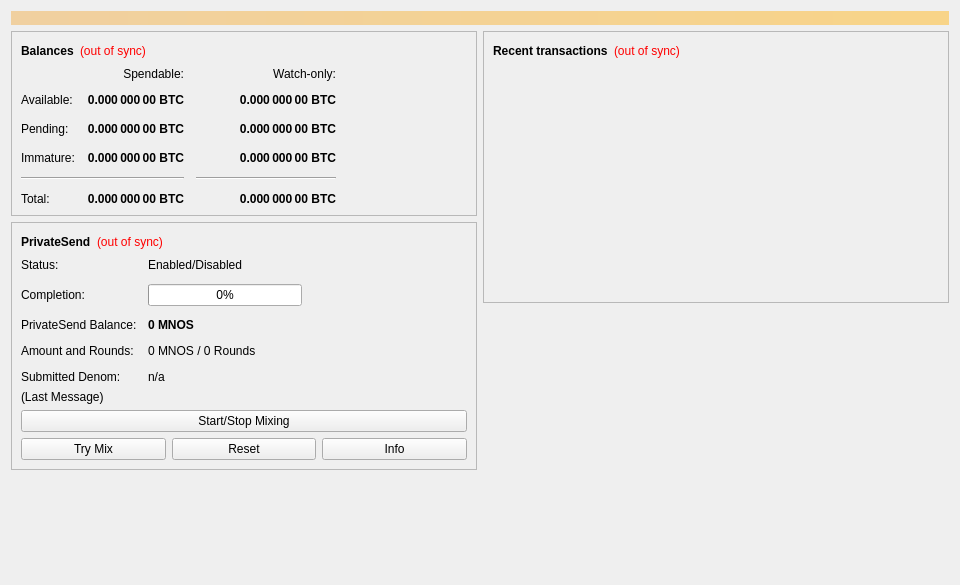
<?xml version="1.0" encoding="UTF-8"?>
<ui version="4.0">
 <class>OverviewPage</class>
 <widget class="QWidget" name="OverviewPage">
  <property name="geometry">
   <rect>
    <x>0</x>
    <y>0</y>
    <width>960</width>
    <height>585</height>
   </rect>
  </property>
  <property name="minimumSize">
   <size>
    <width>960</width>
    <height>0</height>
   </size>
  </property>
  <property name="windowTitle">
   <string>Form</string>
  </property>
  <layout class="QVBoxLayout" name="topLayout">
   <item>
    <widget class="QLabel" name="labelAlerts">
     <property name="visible">
      <bool>false</bool>
     </property>
     <property name="styleSheet">
      <string notr="true">QLabel { background-color: qlineargradient(x1: 0, y1: 0, x2: 1, y2: 0, stop:0 #F0D0A0, stop:1 #F8D488); color:#000000; }</string>
     </property>
     <property name="wordWrap">
      <bool>true</bool>
     </property>
     <property name="margin">
      <number>3</number>
     </property>
     <property name="textInteractionFlags">
      <set>Qt::TextSelectableByMouse</set>
     </property>
    </widget>
   </item>
   <item>
    <layout class="QHBoxLayout" name="horizontalLayout" stretch="1,1">
     <item>
      <layout class="QVBoxLayout" name="verticalLayout_2">
       <item>
        <widget class="QFrame" name="frame">
         <property name="frameShape">
          <enum>QFrame::StyledPanel</enum>
         </property>
         <property name="frameShadow">
          <enum>QFrame::Raised</enum>
         </property>
         <layout class="QVBoxLayout" name="verticalLayout_4">
          <item>
           <layout class="QHBoxLayout" name="horizontalLayout_4">
            <item>
             <widget class="QLabel" name="label_5">
              <property name="font">
               <font>
                <weight>75</weight>
                <bold>true</bold>
               </font>
              </property>
              <property name="text">
               <string>Balances</string>
              </property>
             </widget>
            </item>
            <item>
             <widget class="QLabel" name="labelWalletStatus">
              <property name="toolTip">
               <string>The displayed information may be out of date. Your wallet automatically synchronizes with the MNOS network after a connection is established, but this process has not completed yet.</string>
              </property>
              <property name="styleSheet">
               <string notr="true">QLabel { color: red; }</string>
              </property>
              <property name="text">
               <string notr="true">(out of sync)</string>
              </property>
              <property name="alignment">
               <set>Qt::AlignLeading|Qt::AlignLeft|Qt::AlignVCenter</set>
              </property>
             </widget>
            </item>
            <item>
             <spacer name="horizontalSpacer_3">
              <property name="orientation">
               <enum>Qt::Horizontal</enum>
              </property>
              <property name="sizeHint" stdset="0">
               <size>
                <width>40</width>
                <height>20</height>
               </size>
              </property>
             </spacer>
            </item>
           </layout>
          </item>
          <item>
           <layout class="QGridLayout" name="gridLayout">
            <property name="spacing">
             <number>12</number>
            </property>
            <item row="2" column="2">
             <widget class="QLabel" name="labelWatchPending">
              <property name="font">
               <font>
                <weight>75</weight>
                <bold>true</bold>
               </font>
              </property>
              <property name="cursor">
               <cursorShape>IBeamCursor</cursorShape>
              </property>
              <property name="toolTip">
               <string>Unconfirmed transactions to watch-only addresses</string>
              </property>
              <property name="text">
               <string notr="true">0.000 000 00 BTC</string>
              </property>
              <property name="alignment">
               <set>Qt::AlignRight|Qt::AlignTrailing|Qt::AlignVCenter</set>
              </property>
              <property name="textInteractionFlags">
               <set>Qt::LinksAccessibleByMouse|Qt::TextSelectableByKeyboard|Qt::TextSelectableByMouse</set>
              </property>
             </widget>
            </item>
            <item row="2" column="1">
             <widget class="QLabel" name="labelUnconfirmed">
              <property name="font">
               <font>
                <weight>75</weight>
                <bold>true</bold>
               </font>
              </property>
              <property name="cursor">
               <cursorShape>IBeamCursor</cursorShape>
              </property>
              <property name="toolTip">
               <string>Total of transactions that have yet to be confirmed, and do not yet count toward the spendable balance</string>
              </property>
              <property name="text">
               <string notr="true">0.000 000 00 BTC</string>
              </property>
              <property name="alignment">
               <set>Qt::AlignRight|Qt::AlignTrailing|Qt::AlignVCenter</set>
              </property>
              <property name="textInteractionFlags">
               <set>Qt::LinksAccessibleByMouse|Qt::TextSelectableByKeyboard|Qt::TextSelectableByMouse</set>
              </property>
             </widget>
            </item>
            <item row="3" column="2">
             <widget class="QLabel" name="labelWatchImmature">
              <property name="font">
               <font>
                <weight>75</weight>
                <bold>true</bold>
               </font>
              </property>
              <property name="cursor">
               <cursorShape>IBeamCursor</cursorShape>
              </property>
              <property name="toolTip">
               <string>Mined balance in watch-only addresses that has not yet matured</string>
              </property>
              <property name="text">
               <string notr="true">0.000 000 00 BTC</string>
              </property>
              <property name="alignment">
               <set>Qt::AlignRight|Qt::AlignTrailing|Qt::AlignVCenter</set>
              </property>
              <property name="textInteractionFlags">
               <set>Qt::LinksAccessibleByMouse|Qt::TextSelectableByKeyboard|Qt::TextSelectableByMouse</set>
              </property>
             </widget>
            </item>
            <item row="4" column="0" colspan="2">
             <widget class="Line" name="lineSpendableBalance">
              <property name="orientation">
               <enum>Qt::Horizontal</enum>
              </property>
             </widget>
            </item>
            <item row="4" column="2">
             <widget class="Line" name="lineWatchBalance">
              <property name="sizePolicy">
               <sizepolicy hsizetype="Preferred" vsizetype="Fixed">
                <horstretch>0</horstretch>
                <verstretch>0</verstretch>
               </sizepolicy>
              </property>
              <property name="minimumSize">
               <size>
                <width>140</width>
                <height>0</height>
               </size>
              </property>
              <property name="orientation">
               <enum>Qt::Horizontal</enum>
              </property>
             </widget>
            </item>
            <item row="5" column="0">
             <widget class="QLabel" name="labelTotalText">
              <property name="text">
               <string>Total:</string>
              </property>
             </widget>
            </item>
            <item row="3" column="1">
             <widget class="QLabel" name="labelImmature">
              <property name="font">
               <font>
                <weight>75</weight>
                <bold>true</bold>
               </font>
              </property>
              <property name="cursor">
               <cursorShape>IBeamCursor</cursorShape>
              </property>
              <property name="toolTip">
               <string>Mined balance that has not yet matured</string>
              </property>
              <property name="text">
               <string notr="true">0.000 000 00 BTC</string>
              </property>
              <property name="alignment">
               <set>Qt::AlignRight|Qt::AlignTrailing|Qt::AlignVCenter</set>
              </property>
              <property name="textInteractionFlags">
               <set>Qt::LinksAccessibleByMouse|Qt::TextSelectableByKeyboard|Qt::TextSelectableByMouse</set>
              </property>
             </widget>
            </item>
            <item row="2" column="3">
             <spacer name="horizontalSpacer_2">
              <property name="orientation">
               <enum>Qt::Horizontal</enum>
              </property>
              <property name="sizeHint" stdset="0">
               <size>
                <width>40</width>
                <height>20</height>
               </size>
              </property>
             </spacer>
            </item>
            <item row="3" column="0">
             <widget class="QLabel" name="labelImmatureText">
              <property name="text">
               <string>Immature:</string>
              </property>
             </widget>
            </item>
            <item row="5" column="1">
             <widget class="QLabel" name="labelTotal">
              <property name="font">
               <font>
                <weight>75</weight>
                <bold>true</bold>
               </font>
              </property>
              <property name="cursor">
               <cursorShape>IBeamCursor</cursorShape>
              </property>
              <property name="toolTip">
               <string>Your current total balance</string>
              </property>
              <property name="text">
               <string notr="true">0.000 000 00 BTC</string>
              </property>
              <property name="alignment">
               <set>Qt::AlignRight|Qt::AlignTrailing|Qt::AlignVCenter</set>
              </property>
              <property name="textInteractionFlags">
               <set>Qt::LinksAccessibleByMouse|Qt::TextSelectableByKeyboard|Qt::TextSelectableByMouse</set>
              </property>
             </widget>
            </item>
            <item row="5" column="2">
             <widget class="QLabel" name="labelWatchTotal">
              <property name="font">
               <font>
                <weight>75</weight>
                <bold>true</bold>
               </font>
              </property>
              <property name="cursor">
               <cursorShape>IBeamCursor</cursorShape>
              </property>
              <property name="toolTip">
               <string>Current total balance in watch-only addresses</string>
              </property>
              <property name="text">
               <string notr="true">0.000 000 00 BTC</string>
              </property>
              <property name="alignment">
               <set>Qt::AlignRight|Qt::AlignTrailing|Qt::AlignVCenter</set>
              </property>
              <property name="textInteractionFlags">
               <set>Qt::LinksAccessibleByMouse|Qt::TextSelectableByKeyboard|Qt::TextSelectableByMouse</set>
              </property>
             </widget>
            </item>
            <item row="0" column="2">
             <widget class="QLabel" name="labelWatchonly">
              <property name="text">
               <string>Watch-only:</string>
              </property>
              <property name="alignment">
               <set>Qt::AlignRight|Qt::AlignTrailing|Qt::AlignVCenter</set>
              </property>
             </widget>
            </item>
            <item row="1" column="0">
             <widget class="QLabel" name="labelBalanceText">
              <property name="text">
               <string>Available:</string>
              </property>
             </widget>
            </item>
            <item row="1" column="1">
             <widget class="QLabel" name="labelBalance">
              <property name="font">
               <font>
                <weight>75</weight>
                <bold>true</bold>
               </font>
              </property>
              <property name="cursor">
               <cursorShape>IBeamCursor</cursorShape>
              </property>
              <property name="toolTip">
               <string>Your current spendable balance</string>
              </property>
              <property name="text">
               <string notr="true">0.000 000 00 BTC</string>
              </property>
              <property name="alignment">
               <set>Qt::AlignRight|Qt::AlignTrailing|Qt::AlignVCenter</set>
              </property>
              <property name="textInteractionFlags">
               <set>Qt::LinksAccessibleByMouse|Qt::TextSelectableByKeyboard|Qt::TextSelectableByMouse</set>
              </property>
             </widget>
            </item>
            <item row="1" column="2">
             <widget class="QLabel" name="labelWatchAvailable">
              <property name="font">
               <font>
                <weight>75</weight>
                <bold>true</bold>
               </font>
              </property>
              <property name="cursor">
               <cursorShape>IBeamCursor</cursorShape>
              </property>
              <property name="toolTip">
               <string>Your current balance in watch-only addresses</string>
              </property>
              <property name="text">
               <string notr="true">0.000 000 00 BTC</string>
              </property>
              <property name="alignment">
               <set>Qt::AlignRight|Qt::AlignTrailing|Qt::AlignVCenter</set>
              </property>
              <property name="textInteractionFlags">
               <set>Qt::LinksAccessibleByMouse|Qt::TextSelectableByKeyboard|Qt::TextSelectableByMouse</set>
              </property>
             </widget>
            </item>
            <item row="2" column="0">
             <widget class="QLabel" name="labelPendingText">
              <property name="text">
               <string>Pending:</string>
              </property>
             </widget>
            </item>
            <item row="0" column="1">
             <widget class="QLabel" name="labelSpendable">
              <property name="text">
               <string>Spendable:</string>
              </property>
              <property name="alignment">
               <set>Qt::AlignRight|Qt::AlignTrailing|Qt::AlignVCenter</set>
              </property>
             </widget>
            </item>
           </layout>
          </item>
         </layout>
        </widget>
       </item>
       <item>
        <widget class="QFrame" name="framePrivateSend">
         <property name="layoutDirection">
          <enum>Qt::LeftToRight</enum>
         </property>
         <property name="frameShape">
          <enum>QFrame::StyledPanel</enum>
         </property>
         <property name="frameShadow">
          <enum>QFrame::Raised</enum>
         </property>
         <layout class="QVBoxLayout" name="VerticalLayout_PS1">
          <item>
           <layout class="QHBoxLayout" name="horizontalLayout_5">
            <item>
             <widget class="QLabel" name="labelPrivateSendHeader">
              <property name="font">
               <font>
                <weight>75</weight>
                <bold>true</bold>
               </font>
              </property>
              <property name="text">
               <string>PrivateSend</string>
              </property>
             </widget>
            </item>
            <item>
             <widget class="QLabel" name="labelPrivateSendSyncStatus">
              <property name="toolTip">
               <string>The displayed information may be out of date. Your wallet automatically synchronizes with the MNOS network after a connection is established, but this process has not completed yet.</string>
              </property>
              <property name="styleSheet">
               <string notr="true">QLabel { color: red; }</string>
              </property>
              <property name="text">
               <string notr="true">(out of sync)</string>
              </property>
              <property name="alignment">
               <set>Qt::AlignLeading|Qt::AlignLeft|Qt::AlignVCenter</set>
              </property>
             </widget>
            </item>
            <item>
             <spacer name="horizontalSpacer_4">
              <property name="orientation">
               <enum>Qt::Horizontal</enum>
              </property>
              <property name="sizeHint" stdset="0">
               <size>
                <width>40</width>
                <height>20</height>
               </size>
              </property>
             </spacer>
            </item>
           </layout>
          </item>
          <item>
           <layout class="QFormLayout" name="privateSendFormLayout">
            <property name="fieldGrowthPolicy">
             <enum>QFormLayout::AllNonFixedFieldsGrow</enum>
            </property>
            <property name="horizontalSpacing">
             <number>11</number>
            </property>
            <property name="verticalSpacing">
             <number>12</number>
            </property>
            <item row="0" column="0">
             <widget class="QLabel" name="labelPrivateSendEnabledText">
              <property name="text">
               <string>Status:</string>
              </property>
             </widget>
            </item>
            <item row="0" column="1">
             <widget class="QLabel" name="labelPrivateSendEnabled">
              <property name="text">
               <string>Enabled/Disabled</string>
              </property>
             </widget>
            </item>
            <item row="1" column="0">
             <widget class="QLabel" name="labelCompletitionText">
              <property name="text">
               <string>Completion:</string>
              </property>
             </widget>
            </item>
            <item row="1" column="1">
             <widget class="QProgressBar" name="privateSendProgress">
              <property name="maximumSize">
               <size>
                <width>154</width>
                <height>16777215</height>
               </size>
              </property>
              <property name="value">
               <number>0</number>
              </property>
             </widget>
            </item>
            <item row="2" column="0">
             <widget class="QLabel" name="labelAnonymizedText">
              <property name="text">
               <string>PrivateSend Balance:</string>
              </property>
             </widget>
            </item>
            <item row="2" column="1">
             <widget class="QLabel" name="labelAnonymized">
              <property name="font">
               <font>
                <weight>75</weight>
                <bold>true</bold>
               </font>
              </property>
              <property name="text">
               <string notr="true">0 MNOS</string>
              </property>
             </widget>
            </item>
            <item row="3" column="0">
             <widget class="QLabel" name="labelAmountAndRoundsText">
              <property name="text">
               <string>Amount and Rounds:</string>
              </property>
             </widget>
            </item>
            <item row="3" column="1">
             <widget class="QLabel" name="labelAmountRounds">
              <property name="text">
               <string>0 MNOS / 0 Rounds</string>
              </property>
             </widget>
            </item>
            <item row="4" column="0">
             <widget class="QLabel" name="labelSubmittedDenomText">
              <property name="text">
               <string>Submitted Denom:</string>
              </property>
             </widget>
            </item>
            <item row="4" column="1">
             <widget class="QLabel" name="labelSubmittedDenom">
              <property name="toolTip">
               <string>The denominations you submitted to the Masternode.&lt;br&gt;To mix, other users must submit the exact same denominations.</string>
              </property>
              <property name="text">
               <string>n/a</string>
              </property>
             </widget>
            </item>
           </layout>
          </item>
          <item>
           <layout class="QVBoxLayout" name="VerticalLayout_PS">
            <item>
             <widget class="QLabel" name="labelPrivateSendLastMessage">
              <property name="text">
               <string>(Last Message)</string>
              </property>
              <property name="alignment">
               <set>Qt::AlignLeading|Qt::AlignLeft|Qt::AlignTop</set>
              </property>
              <property name="wordWrap">
               <bool>true</bool>
              </property>
             </widget>
            </item>
            <item>
             <widget class="QPushButton" name="togglePrivateSend">
              <property name="sizePolicy">
               <sizepolicy hsizetype="MinimumExpanding" vsizetype="Fixed">
                <horstretch>0</horstretch>
                <verstretch>0</verstretch>
               </sizepolicy>
              </property>
              <property name="text">
               <string>Start/Stop Mixing</string>
              </property>
             </widget>
            </item>
            <item>
             <layout class="QHBoxLayout" name="horizontalLayout_debugbuttons">
              <item>
               <widget class="QPushButton" name="privateSendAuto">
                <property name="sizePolicy">
                 <sizepolicy hsizetype="MinimumExpanding" vsizetype="Fixed">
                  <horstretch>0</horstretch>
                  <verstretch>0</verstretch>
                 </sizepolicy>
                </property>
                <property name="toolTip">
                 <string>Try to manually submit a PrivateSend request.</string>
                </property>
                <property name="text">
                 <string>Try Mix</string>
                </property>
               </widget>
              </item>
              <item>
               <widget class="QPushButton" name="privateSendReset">
                <property name="sizePolicy">
                 <sizepolicy hsizetype="MinimumExpanding" vsizetype="Fixed">
                  <horstretch>0</horstretch>
                  <verstretch>0</verstretch>
                 </sizepolicy>
                </property>
                <property name="toolTip">
                 <string>Reset the current status of PrivateSend (can interrupt PrivateSend if it's in the process of Mixing, which can cost you money!)</string>
                </property>
                <property name="autoFillBackground">
                 <bool>false</bool>
                </property>
                <property name="text">
                 <string>Reset</string>
                </property>
               </widget>
              </item>
              <item>
               <widget class="QPushButton" name="privateSendInfo">
                <property name="sizePolicy">
                 <sizepolicy hsizetype="MinimumExpanding" vsizetype="Fixed">
                  <horstretch>0</horstretch>
                  <verstretch>0</verstretch>
                 </sizepolicy>
                </property>
                <property name="toolTip">
                 <string>Information about PrivateSend and Mixing</string>
                </property>
                <property name="text">
                 <string>Info</string>
                </property>
               </widget>
              </item>
             </layout>
            </item>
           </layout>
          </item>
         </layout>
        </widget>
       </item>
       <item>
        <spacer name="verticalSpacer">
         <property name="orientation">
          <enum>Qt::Vertical</enum>
         </property>
         <property name="sizeHint" stdset="0">
          <size>
           <width>20</width>
           <height>40</height>
          </size>
         </property>
        </spacer>
       </item>
      </layout>
     </item>
     <item>
      <layout class="QVBoxLayout" name="verticalLayout_3">
       <item>
        <widget class="QFrame" name="frame_2">
         <property name="frameShape">
          <enum>QFrame::StyledPanel</enum>
         </property>
         <property name="frameShadow">
          <enum>QFrame::Raised</enum>
         </property>
         <layout class="QVBoxLayout" name="verticalLayout">
          <item>
           <layout class="QHBoxLayout" name="horizontalLayout_2">
            <item>
             <widget class="QLabel" name="label_4">
              <property name="font">
               <font>
                <weight>75</weight>
                <bold>true</bold>
               </font>
              </property>
              <property name="text">
               <string>Recent transactions</string>
              </property>
             </widget>
            </item>
            <item>
             <widget class="QLabel" name="labelTransactionsStatus">
              <property name="toolTip">
               <string>The displayed information may be out of date. Your wallet automatically synchronizes with the MNOS network after a connection is established, but this process has not completed yet.</string>
              </property>
              <property name="styleSheet">
               <string notr="true">QLabel { color: red; }</string>
              </property>
              <property name="text">
               <string notr="true">(out of sync)</string>
              </property>
              <property name="alignment">
               <set>Qt::AlignLeading|Qt::AlignLeft|Qt::AlignVCenter</set>
              </property>
             </widget>
            </item>
            <item>
             <spacer name="horizontalSpacer">
              <property name="orientation">
               <enum>Qt::Horizontal</enum>
              </property>
              <property name="sizeHint" stdset="0">
               <size>
                <width>40</width>
                <height>20</height>
               </size>
              </property>
             </spacer>
            </item>
           </layout>
          </item>
          <item>
           <widget class="QListView" name="listTransactions">
            <property name="styleSheet">
             <string notr="true">QListView { background: transparent; }</string>
            </property>
            <property name="frameShape">
             <enum>QFrame::NoFrame</enum>
            </property>
            <property name="verticalScrollBarPolicy">
             <enum>Qt::ScrollBarAlwaysOff</enum>
            </property>
            <property name="horizontalScrollBarPolicy">
             <enum>Qt::ScrollBarAlwaysOff</enum>
            </property>
            <property name="selectionMode">
             <enum>QAbstractItemView::NoSelection</enum>
            </property>
           </widget>
          </item>
         </layout>
        </widget>
       </item>
       <item>
        <spacer name="verticalSpacer_2">
         <property name="orientation">
          <enum>Qt::Vertical</enum>
         </property>
         <property name="sizeHint" stdset="0">
          <size>
           <width>20</width>
           <height>40</height>
          </size>
         </property>
        </spacer>
       </item>
      </layout>
     </item>
    </layout>
   </item>
  </layout>
 </widget>
 <resources/>
 <connections/>
</ui>
